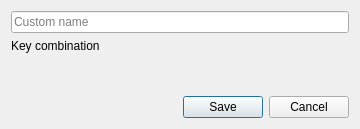
<?xml version="1.0" encoding="UTF-8"?>
<ui version="4.0">
 <class>AddFromTTS</class>
 <widget class="QDialog" name="AddFromTTS">
  <property name="geometry">
   <rect>
    <x>0</x>
    <y>0</y>
    <width>360</width>
    <height>129</height>
   </rect>
  </property>
  <property name="windowTitle">
   <string>Add from TTS</string>
  </property>
  <layout class="QVBoxLayout" name="verticalLayout">
   <item>
    <widget class="QLineEdit" name="leName">
     <property name="toolTip">
      <string/>
     </property>
     <property name="placeholderText">
      <string>Custom name</string>
     </property>
    </widget>
   </item>
   <item>
    <layout class="QHBoxLayout" name="horizontalLayout_2">
     <item>
      <widget class="QLabel" name="lKeys">
       <property name="sizePolicy">
        <sizepolicy hsizetype="Preferred" vsizetype="Preferred">
         <horstretch>0</horstretch>
         <verstretch>0</verstretch>
        </sizepolicy>
       </property>
       <property name="text">
        <string>Key combination</string>
       </property>
       <property name="alignment">
        <set>Qt::AlignLeading|Qt::AlignLeft|Qt::AlignVCenter</set>
       </property>
      </widget>
     </item>
     <item>
      <layout class="QVBoxLayout" name="buttonPlaceholder"/>
     </item>
    </layout>
   </item>
   <item>
    <spacer name="verticalSpacer">
     <property name="orientation">
      <enum>Qt::Vertical</enum>
     </property>
     <property name="sizeHint" stdset="0">
      <size>
       <width>20</width>
       <height>11</height>
      </size>
     </property>
    </spacer>
   </item>
   <item>
    <layout class="QHBoxLayout" name="horizontalLayout">
     <property name="sizeConstraint">
      <enum>QLayout::SetMinimumSize</enum>
     </property>
     <item>
      <spacer name="horizontalSpacer">
       <property name="orientation">
        <enum>Qt::Horizontal</enum>
       </property>
       <property name="sizeHint" stdset="0">
        <size>
         <width>40</width>
         <height>20</height>
        </size>
       </property>
      </spacer>
     </item>
     <item>
      <widget class="QPushButton" name="bSave">
       <property name="text">
        <string>Save</string>
       </property>
       <property name="default">
        <bool>true</bool>
       </property>
      </widget>
     </item>
     <item>
      <widget class="QPushButton" name="bCancel">
       <property name="text">
        <string>Cancel</string>
       </property>
      </widget>
     </item>
    </layout>
   </item>
  </layout>
 </widget>
 <resources/>
 <connections/>
</ui>
